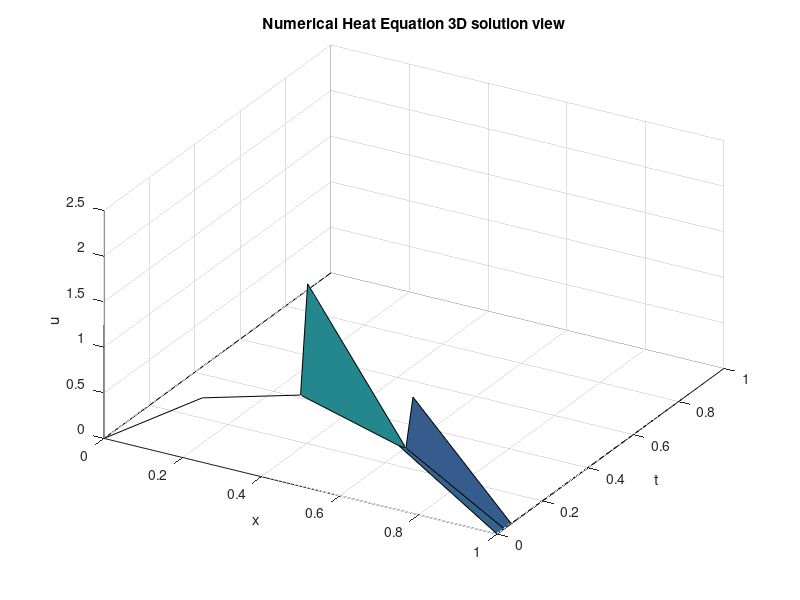
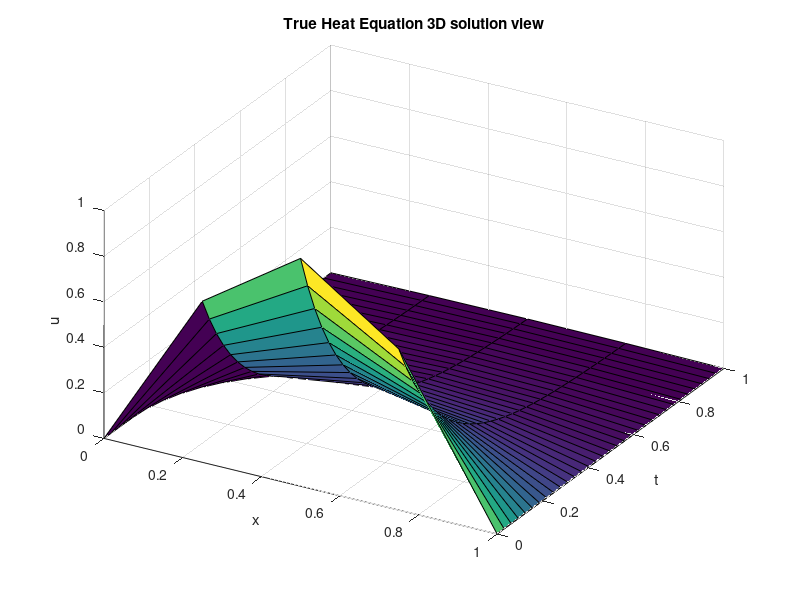

Reproduce these figures in MATLAB, in order. (Note: this script raises an error after producing the figures.)
%CASE III ID#15

% Initialize
clc
clear
format long
po = 2;

L=1; %x length
T=1; %time to elapse
D=1/2; %Diffusivity coeff
M=2^po; %various different space step iterations

x_0=0;
t_0=0;

K=2^(2*po+1);
dx=L/M;
dt=T/K;

for j=1:K+1
    t(j)=(j-1)*dt;
end %time steps for mesh
t
t = 0:dt:T


R=D*dt/dx^2; % 
if R >= 1/2
    disp('R must be less than 1/2. Try lowering value of M')
    return
end


% Numerical Soln Loop

% Position Mesh Points
for i=1:M+1
    x(i)=(i-1)*dx; %since Matlab begins at 1, x_0 must be i-1
end

x = 0:dx:L; %for -L to L, change M to 2*M

a = @(t) 0;         %2*t;       %boundary condition x=0
b = @(t) 0;           %2*t+L;     %boundary condition x=L
g = @(x) sin(pi.*x);  %x.^2;      %initial condition, t=0


u=zeros(K+1, M+1);

u(:,1)=a(t'); %input BCs
u(:,end)=b(t');
u(1,:)=g(x); %input ICs



% Forward Difference Scheme
for j=1:K
    for i=2:M
        u(j+1, i) = (( (1-2*R)*u(j,i)+u(j,i+1))*(u(j,i+1)+u(j,i)))/(2*u(j,i-1)) + (u(j,i+1)+u(j,i-1))/(2) ;
    end
end
  
    

%loop for exact solution
u_true=zeros(K+1, M+1);

for j=1:K+1
    for i=1:M+1
        u_true(j,i) = sin(pi.*x(i))*exp(-D*pi^2*t(j));       %note, the exp coul 
        
        %u(j+1,i)=(1-2R)*u(j,i) + R*(u(j,i+1) + u(j, i-1)) as alt equation
    end
end

%{
figure(1)
for j=1:K+1
    plot(x,u_true(j,:),'linewidth',2);
    hold on;
end
title('True Heat Equation 2D views for different times')
xlabel('x')
ylabel('u_truee')

figure(2)
for j=1:K+1
    plot(x,u(j,:),'linewidth',2);
    hold on;
end
title('Numerical Heat Equation 2D views for different times')
xlabel('x')
ylabel('u')
%}
figure(3)
X1=kron(ones(K+1,1),x);
T1=kron(ones(1,M+1),t');
surf(X1,T1,u)
view(30,40);
title('Numerical Heat Equation 3D solution view')
xlabel('x')
ylabel('t')
zlabel('u')

figure(4)
X1=kron(ones(K+1,1),x);
T1=kron(ones(1,M+1),t');
surf(X1,T1,u_true)
view(30,40);
title('True Heat Equation 3D solution view')
xlabel('x')
ylabel('t')
zlabel('u')
%{
figure(5)
plot(x,u(K,:),'linewidth',2);
hold on;
plot(x,u_true(K,:),'linewidth',2);
%}

% Errors and norms
    
u1 = u(end-1,:)
u1_true = u_true(end-1,:)


    L_inf = max(max(abs(u1-u1_true))); %NEED COMPUTE VECTOR NORM NOT MATRIX NORM, SO USE LAST ROW, COMPARE AT T = 1

    L2 = norm(u1-u1_true, 1); %FIX THIS

    L1  = norm(u1-u1_true, 2);

    L1 = L1';
    L2 = L2';
    L_inf = L_inf';
    
    x(2) - x(1)
    results = table(K, M, L1,L2,L_inf)
